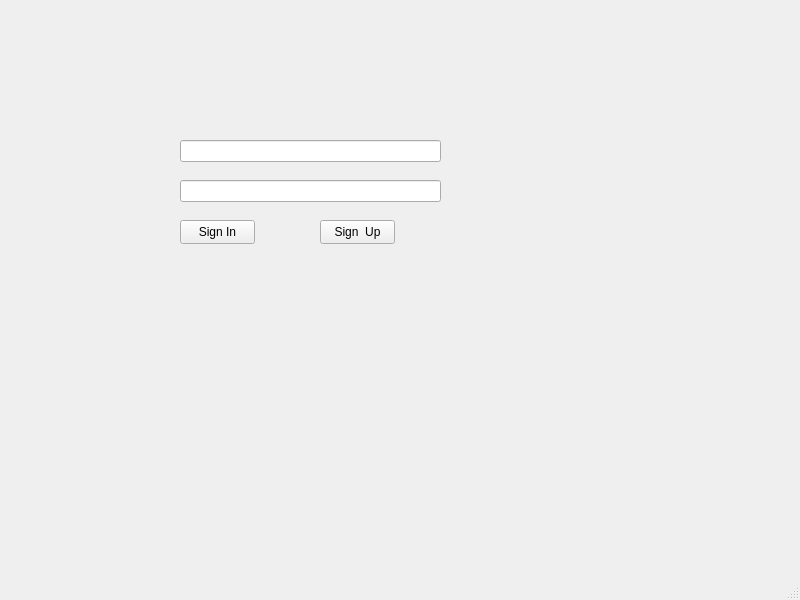
<?xml version="1.0" encoding="UTF-8"?>
<ui version="4.0">
 <class>MainWindow</class>
 <widget class="QMainWindow" name="MainWindow">
  <property name="geometry">
   <rect>
    <x>0</x>
    <y>0</y>
    <width>800</width>
    <height>600</height>
   </rect>
  </property>
  <property name="windowTitle">
   <string>MainWindow</string>
  </property>
  <widget class="QWidget" name="centralwidget">
   <widget class="QPushButton" name="signIn">
    <property name="geometry">
     <rect>
      <x>180</x>
      <y>220</y>
      <width>75</width>
      <height>24</height>
     </rect>
    </property>
    <property name="text">
     <string>Sign In</string>
    </property>
   </widget>
   <widget class="QLineEdit" name="userField">
    <property name="geometry">
     <rect>
      <x>180</x>
      <y>140</y>
      <width>261</width>
      <height>22</height>
     </rect>
    </property>
   </widget>
   <widget class="QLineEdit" name="passField">
    <property name="geometry">
     <rect>
      <x>180</x>
      <y>180</y>
      <width>261</width>
      <height>22</height>
     </rect>
    </property>
   </widget>
   <widget class="QPushButton" name="signUp">
    <property name="geometry">
     <rect>
      <x>320</x>
      <y>220</y>
      <width>75</width>
      <height>24</height>
     </rect>
    </property>
    <property name="text">
     <string>Sign  Up</string>
    </property>
   </widget>
  </widget>
  <widget class="QMenuBar" name="menubar">
   <property name="geometry">
    <rect>
     <x>0</x>
     <y>0</y>
     <width>800</width>
     <height>22</height>
    </rect>
   </property>
  </widget>
  <widget class="QStatusBar" name="statusbar"/>
 </widget>
 <resources/>
 <connections/>
</ui>
